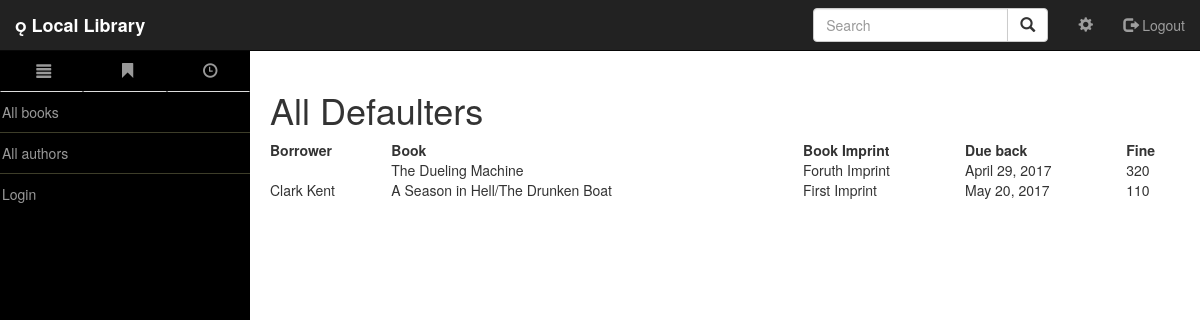
Page /catalog/defaulters/ on the earlier database version.
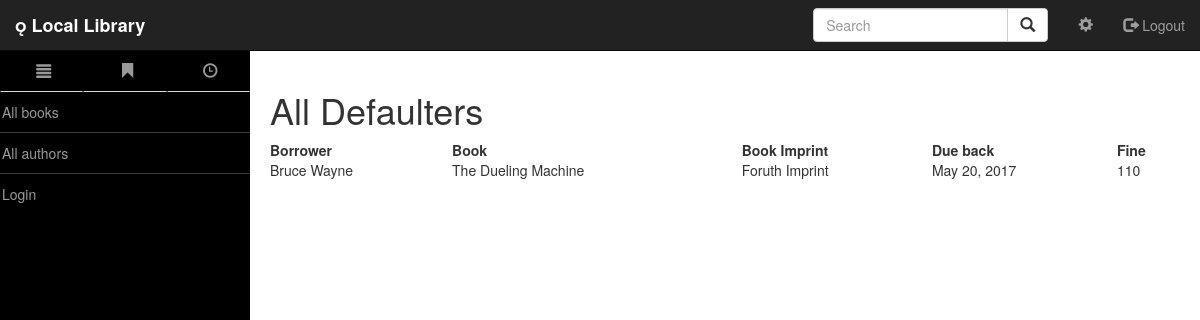
Same page on the later database version.
### catalog/models.py (models this page shows, shortened)
class BookInstance(models.Model):
    id = models.UUIDField(primary_key=True,default=uuid.uuid4, help_text="Unique id for this particular book accross whole library")
    book = models.ForeignKey('Book',on_delete=models.SET_NULL, null=True)
    imprint = models.CharField(max_length=200)
    due_back = models.DateField(blank=True, null=True)
    borrower = models.ForeignKey(User,on_delete=models.SET_NULL,blank=True, null=True)
    LOAN_STATUS = (
        ('d', 'Maintenance'),
        ('o', 'On Loan'),
        ('a', 'Available'),
        ('r', 'Reserved'),
    )
    status = models.CharField(max_length=1,choices=LOAN_STATUS, default = 'd' ,blank=True, help_text='book availability')
    class Meta:
        permissions = (('can_mark_returned',"Set book as returned"),)
        ordering = ["due_back"]

class Book(models.Model):
    title = models.CharField(max_length=200)
    author = models.ForeignKey("Author",on_delete=models.SET_NULL,null=True)
    summary = models.TextField(max_length=1000,help_text="Enter the brief description of book")
    isbn = models.CharField('ISBN',max_length=13,help_text='13 Character <a href="https://www.isbn-international.org/content/what-isbn">ISBN number</a>')
    genere = models.ManyToManyField('Genere',help_text='Select a genere for book')
    language = models.ForeignKey('Language', on_delete=models.SET_NULL, null=True)
    class Meta:
        __module__= '__name__'
    def display_genere(self):
        """
        Creates a string for the Genre. This is required to display genre in Admin.
        """
        return ", ".join([genere.name for genere in self.genere.all()[:3]])
    display_genere.short_description = 'Genere'

### catalog/views.py (the view)
def get_defaulters(request):
    defaulter_instances = BookInstance.objects.filter(Q(borrower__isnull=False ) & Q( due_back__lt=datetime.datetime.now()))
    print "--- number of defaulters --- ", defaulter_instances.count()
    return render( request, "catalog/all_defaulters.html",
    context={
        "defaulters": defaulter_instances
    })

### catalog/templatetags/myfilters.py (called while the page is built)
@register.filter(name='fine')
def fine(value):
    return (datetime.now().date() - value ).days *10

### catalog/templates/catalog/all_defaulters.html (shortened to what this page needs)
{% extends "base_generic.html" %}
{% load static %}
{% load myfilters %}
{% block content %}
<h1>All Defaulters</h1>
        <table  id="myTable" class="row-border diaplay" cellspacing="0" width="100%">
            <thead>
                <tr>
                    <th>Borrower</th>
                    <th>Book</th>
                    <th>Book Imprint</th>
                    <th>Due back</th>
                    <th>Fine</th>
                </tr>
            </thead>
            <tbody>
            {% for defaulter in defaulters %}
                <tr>
                    <td> {{ defaulter.borrower.first_name }}  {{ defaulter.borrower.last_name }}</td>
                    <td> {{ defaulter.book.title }} </td>
                    <td> {{ defaulter.imprint }} </td>
                    <td> {{ defaulter.due_back }} </td>
                    <td> {{ defaulter.due_back|fine }} </td>
                </tr>
            {% endfor %}
            </tbody>
        </table>
{% endblock %}

### catalog/templates/base_generic.html (shortened to what this page needs)
<!DOCTYPE html>
<html lang="en">
<head>
    {% load static %}
    <link rel="stylesheet" href="https://maxcdn.bootstrapcdn.com/bootstrap/3.3.7/css/bootstrap.min.css">
    <link href="{% static 'css/bootstrap.min.css' %}" rel="stylesheet">
    <link href="{% static 'css/simple-sidebar.css' %}" rel="stylesheet">
    <link rel="stylesheet" type="text/css" href="//cdn.datatables.net/1.10.12/css/jquery.dataTables.min.css">
    <link rel="stylesheet" href="//cdnjs.cloudflare.com/ajax/libs/bootstrap-table/1.11.1/bootstrap-table.min.css">
</head>
<body style="padding-top: 50px;">
    <div id="wrapper" class='toggled'>
        <nav class="navbar navbar-inverse navbar-fixed-top">
            <div class="container-fluid">
                <div class="navbar-header">
                <b><a class="navbar-brand  glyphicon-book" href="{% url 'index' %}"> Local Library</a></b>
                </div>
                <ul class="nav navbar-nav navbar-right">
                    <form class="navbar-form navbar-left">
                        <div class="input-group">
                            <input type="text" id="query" class="form-control" placeholder="Search" list='search-items'>
                            <div class="input-group-btn">
                            <button class="btn btn-default" onclick="query_text()">
                                <i class="glyphicon glyphicon-search"></i>
                            </button>
                            </div>
                        </div>
                    </form>
                    <li><a href="#"><span class="glyphicon glyphicon-cog"></span></a></li>
                    <li><a href="{% url 'logout'%}"><span class="glyphicon glyphicon-log-out"></span> Logout</a></li>
                </ul>
            </div>
        </nav>
        <div id="sidebar-wrapper">
      {% block sidebar %}
      <ul class="sidebar-nav">
         <ul class="nav nav-tabs nav-justified">
            <li><a href="#" onclick="openCity('London')"><span class="glyphicon glyphicon-align-justify"></span></a></li>
            <li ><a href="#" onclick="openCity('Paris')"> <span class="glyphicon glyphicon-bookmark"></span></a></li>
            <li ><a href="#" onclick="openCity('Timeline')"> <span class="glyphicon glyphicon-time"></span></a></li>
        </ul>
        <div id="London" class="city">
                <li><a href="{% url 'book' %}">All books</a></li>
                <hr style="margin:0.05px; border-color:#3d3d29">
                <li><a href="{% url 'author' %}">All authors</a></li>
                <hr style="margin:0.05px; border-color:#3d3d29">
                {% if user.is_authenticated %}
                    <li><a href="{% url 'my-borrowed' %}">My Borrowed</a></li>
                    <hr style="margin:0.05px; border-color:#3d3d29">
                    {% if perms.catalog.can_mark_returned %}
                        <li><a href="{% url 'all-borrowed' %}">All Borrowed</a></li>
                        <hr style="margin:0.05px; border-color:#3d3d29">
                        <li><a href="{% url 'all-defaulters' %}">Defaulters</a></li>
                        <hr style="margin:0.05px; border-color:#3d3d29">
                        <li><a href="{% url 'all-defaulters' %}">Issue Books</a></li>
                        <hr style="margin:0.05px; border-color:#3d3d29">
                    {% endif %}
                {% else %}
                    <li><a href="{% url 'login'%}">Login</a></li>
                {% endif %}
          </div>
      </ul>
     {% endblock %}
        </div>
        <div id="page-content-wrapper">
            <div class="container-fluid">
                <div class="row">
                        {% block content %}{% endblock %}
                </div>
            </div>
        </div>
    </div>
</body>
</html>
  {% load static %}

### catalog/static/css/simple-sidebar.css (style rules this page uses)
body { padding-top: 70px; }
#wrapper { padding-left: 0; -webkit-transition: all 0.5s ease; -moz-transition: all 0.5s ease; -o-transition: all 0.5s ease; transition: all 0.5s ease; }
#wrapper.toggled { padding-left: 250px; }
#sidebar-wrapper { z-index: 1000; position: fixed; left: 250px; width: 0; height: 100%; margin-left: -250px; overflow-y: auto; background: #000; -webkit-transition: all 0.5s ease; -moz-transition: all 0.5s ease; -o-transition: all 0.5s ease; transition: all 0.5s ease; }
#wrapper.toggled #sidebar-wrapper { width: 250px; }
#page-content-wrapper { width: 100%; position: absolute; padding: 15px; }
#wrapper.toggled #page-content-wrapper { position: absolute; margin-right: -250px; }
.sidebar-nav { position: absolute; top: 0; width: 250px; margin: 0; padding: 0; list-style: none; align-content: center }
.sidebar-nav li { text-indent: 2px; line-height: 40px; }
.sidebar-nav li a { display: block; text-decoration: none; color: #999999; }
@media (min-width:768px) { #wrapper { padding-left: 0; } }
@media (min-width:768px) { #wrapper.toggled { padding-left: 250px; } }
@media (min-width:768px) { #sidebar-wrapper { width: 0; } }
@media (min-width:768px) { #wrapper.toggled #sidebar-wrapper { width: 250px; } }
@media (min-width:768px) { #page-content-wrapper { padding: 20px; position: relative; } }
@media (min-width:768px) { #wrapper.toggled #page-content-wrapper { position: relative; margin-right: 0; } }
.glyphicon { font-size: 15px; }

Differences in the rows shown:
no longer on this page (row edited): BookInstance: borrower.first_name "Clark", borrower.last_name "Kent", book "A Season in Hell/The Drunken Boat", imprint "First Imprint", due_back "May 20, 2017", due_back|fine "110"
changed BookInstance "Foruth Imprint": borrower.first_name (not shown) → "Bruce"; borrower.last_name (not shown) → "Wayne"; due_back "April 29, 2017" → "May 20, 2017"; due_back|fine "320" → "110"
